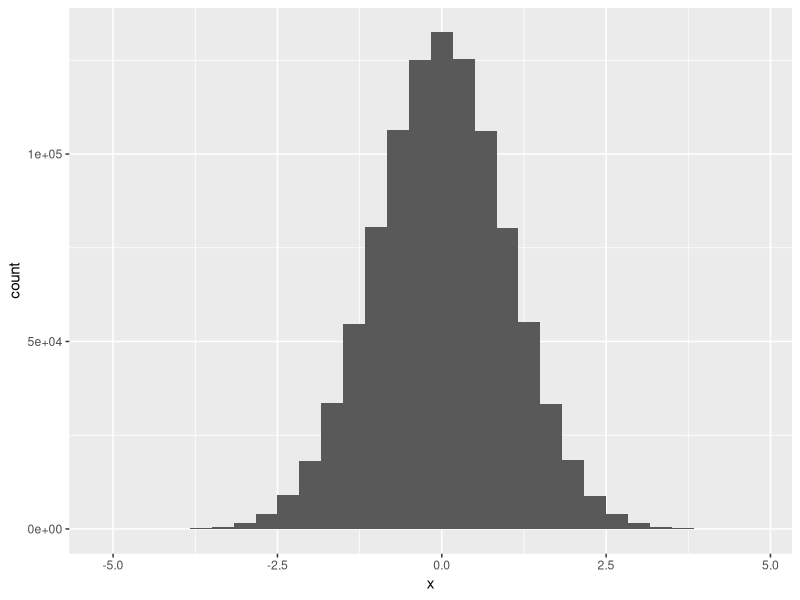

R code for this plot:
## ---- chunk 1
knitr::opts_chunk$set(echo = TRUE)
library(ggplot2)
library(dplyr)

## ---- chunk 2
x <- rnorm(10^6)

ggplot(data.frame(x = x), aes(x = x)) + geom_histogram()
## ---- chunk 3
 rMLE <- function(params, y){
   
   mu = params[1]
   sigma = params[2]
   
   return(-1 * sum(dnorm(y, mean = mu, sd = sigma, log = TRUE)))
   
 }
## ---- chunk 4
 mle0 <- optim(par = c(2,3), rMLE, y = x)
 results <- mle0$par
 print(results)
## ---- chunk 5
 x3 <- rnorm(10^6, mean = 3, sd = 6)
 
 mle3 <- optim(par = c(0,1), rMLE, y = x3)
 
 results3 <- mle3$par
 print(results3)
## ---- chunk 6
 cMLE <- function(params, y.obs, y.cens = NULL){
   
   mu = params[1]
   sigma = params[2]
   
   
    obs_ll <- sum(dnorm(y.obs, mean = mu, sd = sigma, log = TRUE))
    cens_ll <- sum(pnorm(y.cens, mean = mu, sd = sigma, log.p = TRUE, lower.tail = TRUE))
    nll <- -1 * (obs_ll + cens_ll)
    
    return(nll)
   
 }
## ---- chunk 7
MDL <- -1.5

p <- seq(0.1, 1, by = 0.1)

results <- list()
  
  
for (i in 1:length(p)){
  
  # random sample of p percent of the data
  idx <- c(1:length(x)) %in% sample.int(length(x), length(x) * p[i])
  
  cens_data <- rep(MDL, length(x) * (1-p[i]))
  obs_data <- x[idx]
  
  mle <- optim(par = c(0,1), cMLE, y.obs = obs_data, y.cens = cens_data)
  
  results[[i]] <- mle$par
  
  print(paste("mu = ",results[[i]][1], "sd = ", results[[i]][2], "censored percentage = ", (100-p[i]*100)))
  
}

## ---- chunk 8
 rMLE_log <- function(params, y){
   
   mu = exp(params[1])
   sigma = exp(params[2])
   
   return(-1 * sum(dnorm(y, mean = mu, sd = sigma, log = TRUE)))
   
 }

# Simulate strictly positive log-normal data
z <- rlnorm(10^3, meanlog = 3, sdlog = 1)

mle_log <- optim(par = c(5,1), rMLE_log, y = z)

results <- exp(mle_log$par)

print(paste("mu = ",results[1], "sd = ", results[2]))
print(paste("observed mean = ", mean(z), "observed sd = ", sd(z)))
